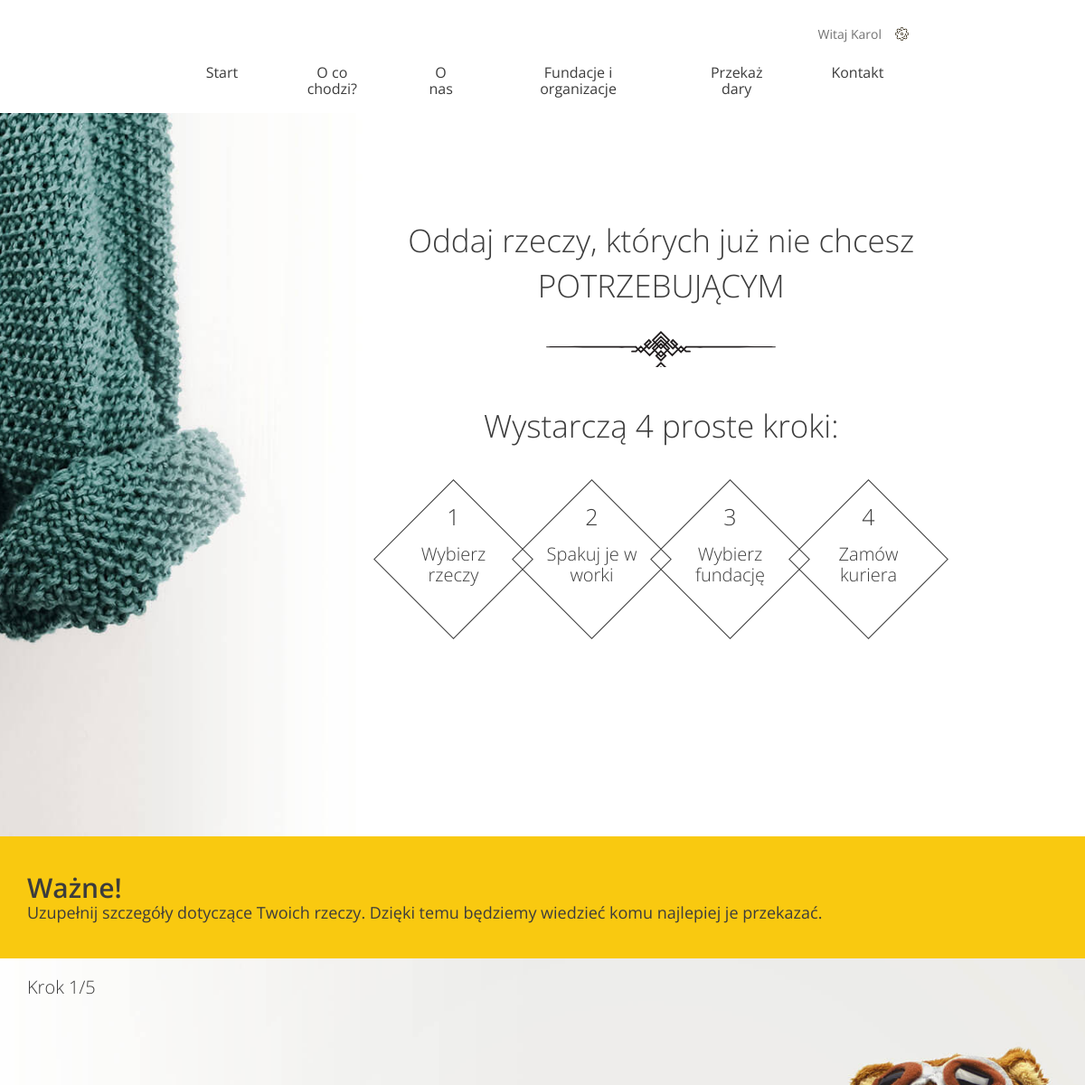
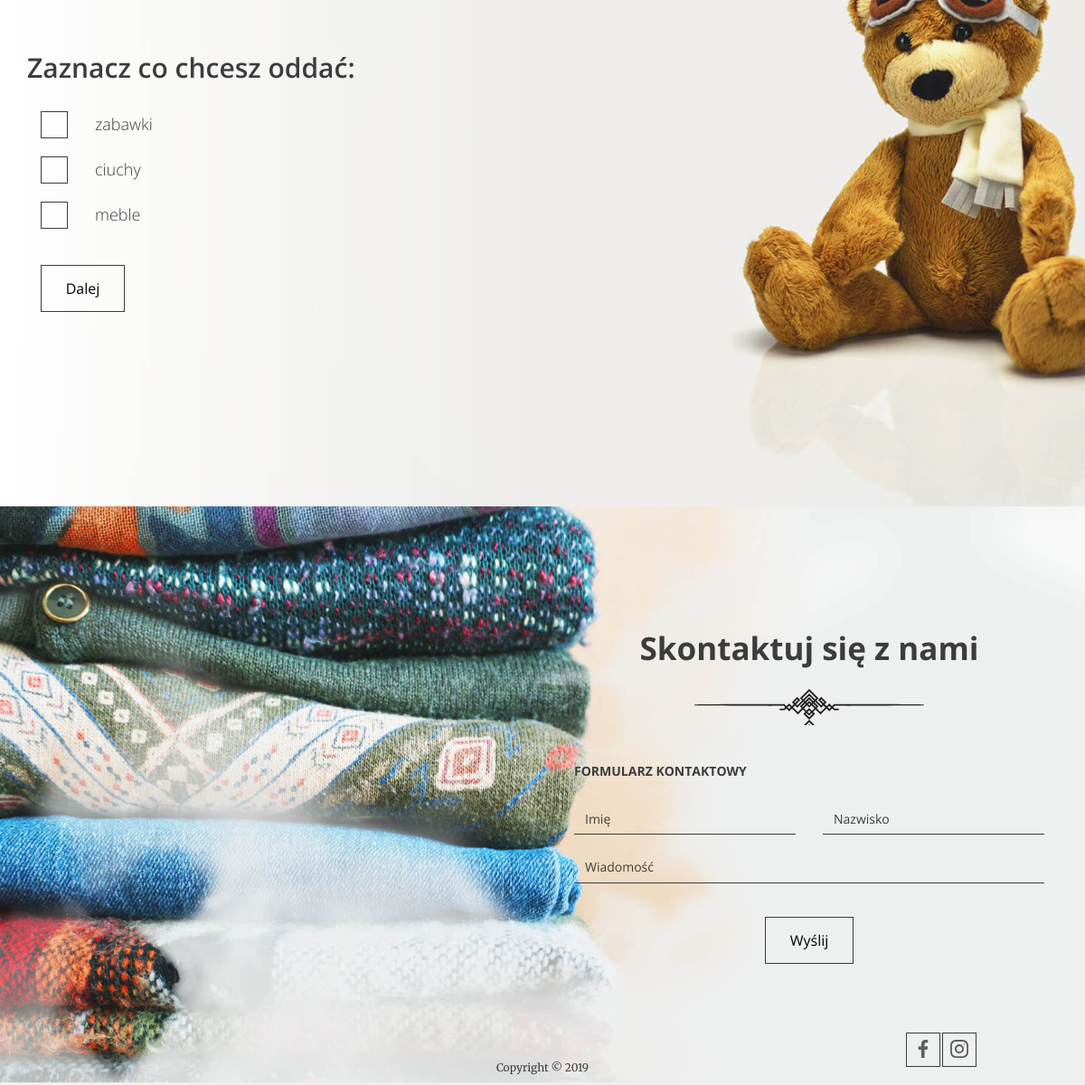
/donation/ (signed in), run on the app's committed database (2 pictures, top to bottom).
### GoodHands/models.py (models this page shows)
class Category(models.Model):
    name = models.CharField(max_length=100)

### GoodHands/views.py (the view)
# urls.py: path('donation/', views.AddDonation.as_view(), name="donation"),
class AddDonation(View):
    def get(self, request):
        if not request.user.is_authenticated:
            return redirect('main')
        categories = Category.objects.all()
        institutions = Institution.objects.all()
        selected_categories = ','.join(str(cat.pk) for cat in categories)
        context = {
            'categories': categories,
            'institutions': institutions,
            'selected_categories': selected_categories,
        }
        return render(request, 'form.html', context)

### templates/form.html (shortened to what this page needs)
{% extends "base.html" %}
{%  load static %}
{% block content %}
    <header class="header--form-page">
      <div class="slogan container container--90">
        <div class="slogan--item">
          <h1>
            Oddaj rzeczy, których już nie chcesz<br />
            <span class="uppercase">potrzebującym</span>
          </h1>
          <div class="slogan--steps">
            <div class="slogan--steps-title">Wystarczą 4 proste kroki:</div>
            <ul class="slogan--steps-boxes">
              <li>
                <div><em>1</em><span>Wybierz rzeczy</span></div>
              </li>
              <li>
                <div><em>2</em><span>Spakuj je w worki</span></div>
              </li>
              <li>
                <div><em>3</em><span>Wybierz fundację</span></div>
              </li>
              <li>
                <div><em>4</em><span>Zamów kuriera</span></div>
              </li>
            </ul>
          </div>
        </div>
      </div>
    </header>
    {% if user.is_authenticated %}
    <section class="form--steps">
      <div class="form--steps-instructions">
        <div class="form--steps-container">
          <h3>Ważne!</h3>
          <p data-step="1" class="active">
            Uzupełnij szczegóły dotyczące Twoich rzeczy. Dzięki temu będziemy
            wiedzieć komu najlepiej je przekazać.
          </p>
        </div>
      </div>
      <div class="form--steps-container">
        <div class="form--steps-counter">Krok <span>1</span>/5</div>
        <form action="form-confirmation.html" method="post">
      <div data-step="1" class="active">
        <h3>Zaznacz co chcesz oddać:</h3>
        {% for category in categories %}
        <div class="form-group form-group--checkbox">
          <label>
            <span class="checkbox"></span>
            <span class="description">{{ category.name }}</span>
          </label>
        </div>
        {% endfor %}
        <div class="form-group form-group--buttons">
          <button type="button" class="btn next-step">Dalej</button>
        </div>
      </div>
    </form>
  </div>
</section>
{% endif %}
{% endblock %}

### templates/base.html (shortened to what this page needs)
<!DOCTYPE html>
{% load static %}
<html lang="pl">
  <head>
    <link rel="stylesheet" href="{% static 'css/style.css' %}"/>
  </head>
  <body>
  {% if user.is_authenticated %}
      <header>
      <nav class="container container--70">
        <ul class="nav--actions">
          <li class="logged-user">
            Witaj {{ user.first_name }}
          </li>
        </ul>
        <ul>
          <li><a href="{% url 'main' %}" class="btn btn--without-border">Start</a></li>
          <li><a href="{% url 'main' %}#steps" class="btn btn--without-border">O co chodzi?</a></li>
          <li><a href="{% url 'main' %}#about-us" class="btn btn--without-border">O nas</a></li>
          <li><a href="{% url 'main' %}#help" class="btn btn--without-border">Fundacje i organizacje</a></li>
          <li><a href="{% url 'donation' %}" class="btn btn--without-border">Przekaż dary</a></li>
          <li><a href="#contact" class="btn btn--without-border">Kontakt</a></li>
        </ul>
      </nav>
    </header>
  {% endif %}
    {% block content %}
    {% endblock %}
<footer>
      <div id="contact" class="contact">
        <h2>Skontaktuj się z nami</h2>
        <h3>Formularz kontaktowy</h3>
        <form class="form--contact">
          <div class="form-group form-group--50"><input type="text" name="name" placeholder="Imię" /></div>
          <div class="form-group form-group--50"><input type="text" name="surname" placeholder="Nazwisko" /></div>
          <div class="form-group"><textarea name="message" placeholder="Wiadomość" rows="1"></textarea></div>
          <button class="btn" type="submit">Wyślij</button>
        </form>
      </div>
      <div class="bottom-line">
        <span class="bottom-line--copy">Copyright &copy; 2019</span>
        <div class="bottom-line--icons">
          <a href="#" class="btn btn--small"><img src="{% static 'images/icon-facebook.svg' %}"/></a>
          <a href="#" class="btn btn--small"><img src="{% static 'images/icon-instagram.svg' %}"></a>
        </div>
      </div>
    </footer>
  </body>
</html>

### data on the page
Category: name "zabawki"
Category: name "ciuchy"
Category: name "meble"

### other printed values
{{ user.first_name }} "Karol"
